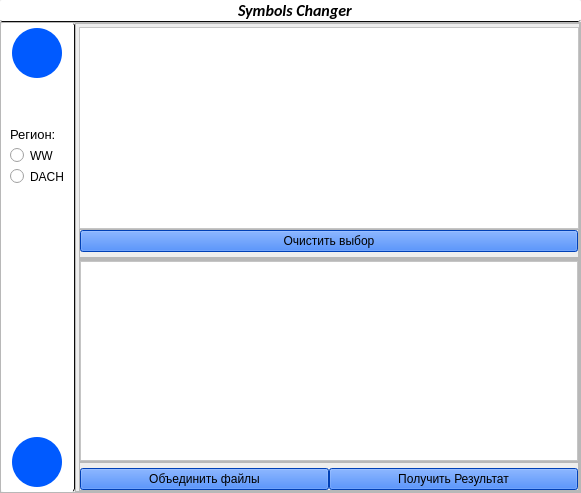
<?xml version="1.0" encoding="UTF-8"?>
<ui version="4.0">
 <class>MainWindow</class>
 <widget class="QMainWindow" name="MainWindow">
  <property name="geometry">
   <rect>
    <x>0</x>
    <y>0</y>
    <width>581</width>
    <height>493</height>
   </rect>
  </property>
  <property name="windowTitle">
   <string>MainWindow</string>
  </property>
  <widget class="QWidget" name="centralwidget">
   <layout class="QVBoxLayout" name="verticalLayout">
    <property name="spacing">
     <number>0</number>
    </property>
    <property name="leftMargin">
     <number>0</number>
    </property>
    <property name="topMargin">
     <number>0</number>
    </property>
    <property name="rightMargin">
     <number>0</number>
    </property>
    <property name="bottomMargin">
     <number>0</number>
    </property>
    <item>
     <widget class="QFrame" name="header">
      <property name="styleSheet">
       <string notr="true">QFrame {
 background-color: rgb(255, 255, 255);
 border-radius: 3;
 border-style: solid;
 border-bottom-width: 1;
 border-color: rgb(10, 10, 10);
}</string>
      </property>
      <property name="frameShape">
       <enum>QFrame::StyledPanel</enum>
      </property>
      <property name="frameShadow">
       <enum>QFrame::Raised</enum>
      </property>
      <layout class="QVBoxLayout" name="verticalLayout_5">
       <property name="spacing">
        <number>10</number>
       </property>
       <property name="leftMargin">
        <number>0</number>
       </property>
       <property name="topMargin">
        <number>0</number>
       </property>
       <property name="rightMargin">
        <number>0</number>
       </property>
       <property name="bottomMargin">
        <number>0</number>
       </property>
       <item>
        <widget class="QFrame" name="frame_5">
         <property name="styleSheet">
          <string notr="true">border: 0;</string>
         </property>
         <property name="frameShape">
          <enum>QFrame::StyledPanel</enum>
         </property>
         <property name="frameShadow">
          <enum>QFrame::Raised</enum>
         </property>
         <layout class="QHBoxLayout" name="horizontalLayout_4">
          <property name="spacing">
           <number>0</number>
          </property>
          <property name="leftMargin">
           <number>10</number>
          </property>
          <property name="topMargin">
           <number>0</number>
          </property>
          <property name="rightMargin">
           <number>0</number>
          </property>
          <property name="bottomMargin">
           <number>0</number>
          </property>
          <item alignment="Qt::AlignHCenter">
           <widget class="QLabel" name="appname">
            <property name="font">
             <font>
              <family>Calibri</family>
              <pointsize>12</pointsize>
              <weight>75</weight>
              <italic>true</italic>
              <bold>true</bold>
             </font>
            </property>
            <property name="styleSheet">
             <string notr="true">border-width: 0;

</string>
            </property>
            <property name="text">
             <string>Symbols Changer</string>
            </property>
           </widget>
          </item>
         </layout>
        </widget>
       </item>
      </layout>
     </widget>
    </item>
    <item>
     <widget class="QFrame" name="frame_2">
      <property name="sizePolicy">
       <sizepolicy hsizetype="Preferred" vsizetype="Expanding">
        <horstretch>0</horstretch>
        <verstretch>0</verstretch>
       </sizepolicy>
      </property>
      <property name="frameShape">
       <enum>QFrame::StyledPanel</enum>
      </property>
      <property name="frameShadow">
       <enum>QFrame::Raised</enum>
      </property>
      <layout class="QHBoxLayout" name="horizontalLayout">
       <property name="spacing">
        <number>0</number>
       </property>
       <property name="leftMargin">
        <number>0</number>
       </property>
       <property name="topMargin">
        <number>0</number>
       </property>
       <property name="rightMargin">
        <number>0</number>
       </property>
       <property name="bottomMargin">
        <number>0</number>
       </property>
       <item alignment="Qt::AlignLeft|Qt::AlignTop">
        <widget class="QFrame" name="menu">
         <property name="styleSheet">
          <string notr="true">QFrame {
 background-color: rgb(255, 255, 255);
 border-radius: 3;
 border-style: solid;
 border-right-width: 1;
 border-color: rgb(10, 10, 10);
}
</string>
         </property>
         <property name="frameShape">
          <enum>QFrame::StyledPanel</enum>
         </property>
         <property name="frameShadow">
          <enum>QFrame::Raised</enum>
         </property>
         <layout class="QVBoxLayout" name="verticalLayout_2">
          <property name="spacing">
           <number>0</number>
          </property>
          <property name="leftMargin">
           <number>0</number>
          </property>
          <property name="topMargin">
           <number>5</number>
          </property>
          <property name="rightMargin">
           <number>0</number>
          </property>
          <property name="bottomMargin">
           <number>5</number>
          </property>
          <item alignment="Qt::AlignHCenter|Qt::AlignVCenter">
           <widget class="QPushButton" name="open_btn">
            <property name="font">
             <font>
              <pointsize>32</pointsize>
              <weight>50</weight>
              <bold>false</bold>
              <kerning>true</kerning>
             </font>
            </property>
            <property name="toolTip">
             <string>&lt;html&gt;&lt;head/&gt;&lt;body&gt;&lt;p&gt;Открыть файл&lt;/p&gt;&lt;/body&gt;&lt;/html&gt;</string>
            </property>
            <property name="styleSheet">
             <string notr="true">QPushButton {
 background-color: #005aff;
 border-color: #005aff;
 border-radius:25px;
 max-width:50px;
 max-height:50px;
 min-width:50px;
 min-height:50px;
}
QPushButton::hover{
 background-color: #004db9;
}</string>
            </property>
            <property name="text">
             <string/>
            </property>
            <property name="icon">
             <iconset resource="Icons/icons.qrc">
              <normaloff>:/icons/70 Basic Icons-all-59.svg</normaloff>:/icons/70 Basic Icons-all-59.svg</iconset>
            </property>
            <property name="iconSize">
             <size>
              <width>32</width>
              <height>32</height>
             </size>
            </property>
           </widget>
          </item>
          <item>
           <spacer name="verticalSpacer">
            <property name="orientation">
             <enum>Qt::Vertical</enum>
            </property>
            <property name="sizeType">
             <enum>QSizePolicy::Fixed</enum>
            </property>
            <property name="sizeHint" stdset="0">
             <size>
              <width>20</width>
              <height>40</height>
             </size>
            </property>
           </spacer>
          </item>
          <item>
           <widget class="QFrame" name="frame">
            <property name="styleSheet">
             <string notr="true">border:none;</string>
            </property>
            <property name="frameShape">
             <enum>QFrame::StyledPanel</enum>
            </property>
            <property name="frameShadow">
             <enum>QFrame::Raised</enum>
            </property>
            <layout class="QVBoxLayout" name="verticalLayout_3">
             <item alignment="Qt::AlignLeft">
              <widget class="QLabel" name="label_2">
               <property name="font">
                <font>
                 <pointsize>10</pointsize>
                 <weight>50</weight>
                 <bold>false</bold>
                </font>
               </property>
               <property name="toolTip">
                <string>&lt;html&gt;&lt;head/&gt;&lt;body&gt;&lt;p&gt;Выберите регион для которого будет проведена замена символов&lt;/p&gt;&lt;/body&gt;&lt;/html&gt;</string>
               </property>
               <property name="text">
                <string>Регион:</string>
               </property>
              </widget>
             </item>
             <item>
              <widget class="QRadioButton" name="wwradio">
               <property name="text">
                <string>WW</string>
               </property>
              </widget>
             </item>
             <item>
              <widget class="QRadioButton" name="dachradio">
               <property name="text">
                <string>DACH</string>
               </property>
              </widget>
             </item>
            </layout>
           </widget>
          </item>
          <item>
           <spacer name="verticalSpacer_2">
            <property name="orientation">
             <enum>Qt::Vertical</enum>
            </property>
            <property name="sizeHint" stdset="0">
             <size>
              <width>20</width>
              <height>320</height>
             </size>
            </property>
           </spacer>
          </item>
          <item alignment="Qt::AlignHCenter">
           <widget class="QPushButton" name="info_btn">
            <property name="toolTip">
             <string>&lt;html&gt;&lt;head/&gt;&lt;body&gt;&lt;p&gt;Помощь&lt;/p&gt;&lt;/body&gt;&lt;/html&gt;</string>
            </property>
            <property name="styleSheet">
             <string notr="true">QPushButton {
 background-color: #005aff;
 border-color: #005aff;
 border-radius:25px;
 max-width:50px;
 max-height:50px;
 min-width:50px;
 min-height:50px;
}
QPushButton::hover{
 background-color: #004db9;
}</string>
            </property>
            <property name="text">
             <string/>
            </property>
            <property name="icon">
             <iconset resource="Icons/icons.qrc">
              <normaloff>:/icons/70 Basic Icons-all-01.svg</normaloff>:/icons/70 Basic Icons-all-01.svg</iconset>
            </property>
            <property name="iconSize">
             <size>
              <width>32</width>
              <height>32</height>
             </size>
            </property>
           </widget>
          </item>
         </layout>
        </widget>
       </item>
       <item>
        <widget class="QFrame" name="mainbody_container">
         <property name="sizePolicy">
          <sizepolicy hsizetype="Expanding" vsizetype="Preferred">
           <horstretch>0</horstretch>
           <verstretch>0</verstretch>
          </sizepolicy>
         </property>
         <property name="styleSheet">
          <string notr="true">background-color: rgb(238, 238, 238);</string>
         </property>
         <property name="frameShape">
          <enum>QFrame::StyledPanel</enum>
         </property>
         <property name="frameShadow">
          <enum>QFrame::Raised</enum>
         </property>
         <layout class="QVBoxLayout" name="verticalLayout_4">
          <property name="spacing">
           <number>0</number>
          </property>
          <property name="leftMargin">
           <number>3</number>
          </property>
          <property name="topMargin">
           <number>3</number>
          </property>
          <property name="rightMargin">
           <number>0</number>
          </property>
          <property name="bottomMargin">
           <number>0</number>
          </property>
          <item>
           <widget class="QListView" name="filelist">
            <property name="styleSheet">
             <string notr="true">background-color: rgb(255, 255, 255);</string>
            </property>
           </widget>
          </item>
          <item>
           <widget class="QFrame" name="frame_4">
            <property name="frameShape">
             <enum>QFrame::StyledPanel</enum>
            </property>
            <property name="frameShadow">
             <enum>QFrame::Raised</enum>
            </property>
            <layout class="QVBoxLayout" name="verticalLayout_6">
             <property name="spacing">
              <number>0</number>
             </property>
             <property name="leftMargin">
              <number>0</number>
             </property>
             <property name="topMargin">
              <number>0</number>
             </property>
             <property name="rightMargin">
              <number>0</number>
             </property>
             <property name="bottomMargin">
              <number>5</number>
             </property>
             <item>
              <widget class="QPushButton" name="pushButton">
               <property name="toolTip">
                <string>&lt;html&gt;&lt;head/&gt;&lt;body&gt;&lt;p&gt;Очистить выбор&lt;/p&gt;&lt;/body&gt;&lt;/html&gt;</string>
               </property>
               <property name="styleSheet">
                <string notr="true">QPushButton {
 background-color: #005aff;
}
QPushButton::hover{
 background-color: #004db9;
}
</string>
               </property>
               <property name="text">
                <string>Очистить выбор</string>
               </property>
              </widget>
             </item>
            </layout>
           </widget>
          </item>
          <item alignment="Qt::AlignTop">
           <widget class="QFrame" name="frame_6">
            <property name="frameShape">
             <enum>QFrame::StyledPanel</enum>
            </property>
            <property name="frameShadow">
             <enum>QFrame::Raised</enum>
            </property>
            <layout class="QHBoxLayout" name="horizontalLayout_5">
             <property name="spacing">
              <number>0</number>
             </property>
             <property name="leftMargin">
              <number>0</number>
             </property>
             <property name="topMargin">
              <number>0</number>
             </property>
             <property name="rightMargin">
              <number>0</number>
             </property>
             <property name="bottomMargin">
              <number>0</number>
             </property>
            </layout>
           </widget>
          </item>
          <item>
           <widget class="QFrame" name="frame_8">
            <property name="frameShape">
             <enum>QFrame::StyledPanel</enum>
            </property>
            <property name="frameShadow">
             <enum>QFrame::Raised</enum>
            </property>
            <layout class="QHBoxLayout" name="horizontalLayout_6">
             <property name="spacing">
              <number>0</number>
             </property>
             <property name="leftMargin">
              <number>0</number>
             </property>
             <property name="topMargin">
              <number>0</number>
             </property>
             <property name="rightMargin">
              <number>0</number>
             </property>
             <property name="bottomMargin">
              <number>0</number>
             </property>
             <item>
              <widget class="QListWidget" name="resultlist">
               <property name="styleSheet">
                <string notr="true">background-color: rgb(255, 255, 255);</string>
               </property>
              </widget>
             </item>
            </layout>
           </widget>
          </item>
          <item>
           <widget class="QFrame" name="frame_3">
            <property name="frameShape">
             <enum>QFrame::StyledPanel</enum>
            </property>
            <property name="frameShadow">
             <enum>QFrame::Raised</enum>
            </property>
            <layout class="QHBoxLayout" name="horizontalLayout_7">
             <property name="spacing">
              <number>0</number>
             </property>
             <property name="leftMargin">
              <number>0</number>
             </property>
             <property name="topMargin">
              <number>5</number>
             </property>
             <property name="rightMargin">
              <number>0</number>
             </property>
             <property name="bottomMargin">
              <number>0</number>
             </property>
             <item>
              <widget class="QPushButton" name="concate_btn">
               <property name="toolTip">
                <string>&lt;html&gt;&lt;head/&gt;&lt;body&gt;&lt;p&gt;Объеденить файлы&lt;/p&gt;&lt;/body&gt;&lt;/html&gt;</string>
               </property>
               <property name="styleSheet">
                <string notr="true">QPushButton {
 background-color: #005aff;
}
QPushButton::hover{
 background-color: #004db9;
}</string>
               </property>
               <property name="text">
                <string>Объединить файлы</string>
               </property>
              </widget>
             </item>
             <item>
              <widget class="QPushButton" name="get_res_btn">
               <property name="sizePolicy">
                <sizepolicy hsizetype="Minimum" vsizetype="Preferred">
                 <horstretch>0</horstretch>
                 <verstretch>0</verstretch>
                </sizepolicy>
               </property>
               <property name="minimumSize">
                <size>
                 <width>0</width>
                 <height>20</height>
                </size>
               </property>
               <property name="toolTip">
                <string>&lt;html&gt;&lt;head/&gt;&lt;body&gt;&lt;p&gt;Объединить файлы и заменить символы&lt;/p&gt;&lt;/body&gt;&lt;/html&gt;</string>
               </property>
               <property name="styleSheet">
                <string notr="true">QPushButton {
 background-color: #005aff;
}
QPushButton::hover{
 background-color: #004db9;
}</string>
               </property>
               <property name="text">
                <string>Получить Результат</string>
               </property>
              </widget>
             </item>
            </layout>
           </widget>
          </item>
         </layout>
        </widget>
       </item>
      </layout>
     </widget>
    </item>
   </layout>
  </widget>
  <action name="action">
   <property name="text">
    <string>Открыть</string>
   </property>
  </action>
 </widget>
 <tabstops>
  <tabstop>open_btn</tabstop>
 </tabstops>
 <resources>
  <include location="Icons/icons.qrc"/>
 </resources>
 <connections/>
</ui>
